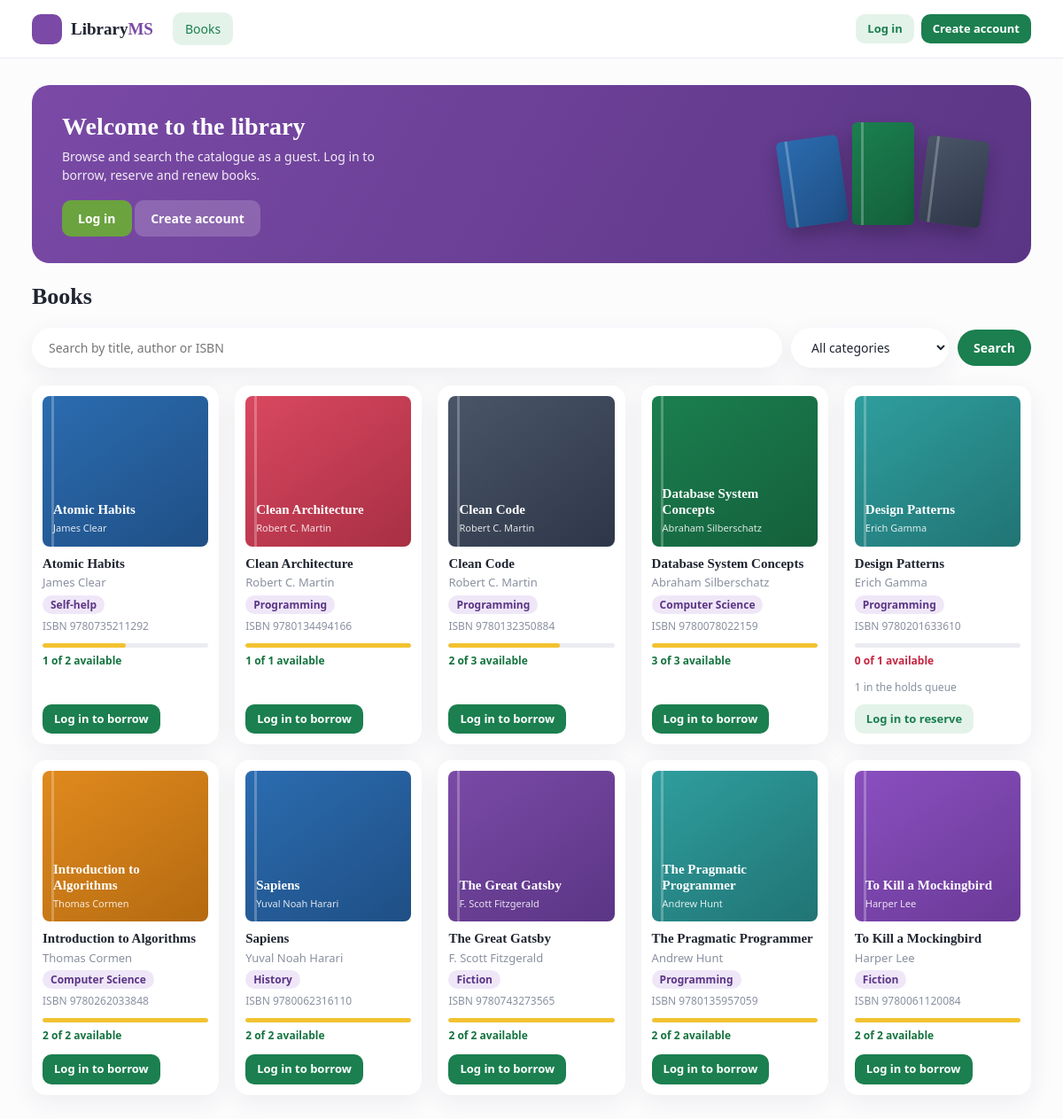
The page / on the database its author committed.
### tables this page shows
CREATE TABLE books (
  id INT AUTO_INCREMENT PRIMARY KEY,
  isbn VARCHAR(20) NOT NULL UNIQUE,
  title VARCHAR(200) NOT NULL,
  author VARCHAR(150) NOT NULL,
  category VARCHAR(80) NOT NULL,
  copies_total INT NOT NULL DEFAULT 1,
  copies_available INT NOT NULL DEFAULT 1,
  created_at TIMESTAMP DEFAULT CURRENT_TIMESTAMP
);

### core/Controller.php (called while the page is built, shortened)
<?php
class Controller
{
    protected function view($view, $data = [])
    {
        extract($data);
        require ROOT . '/app/views/layout/header.php';
        require ROOT . '/app/views/' . $view . '.php';
        require ROOT . '/app/views/layout/footer.php';
    }
}

### app/controllers/BookController.php (called while the page is built, shortened)
<?php
class BookController extends Controller
{
    public function index()
    {
        $q = trim($_GET['q'] ?? '');
        $cat = $_GET['cat'] ?? '';
        $book = new Book();
        $this->view('books/index', [
            'books' => $book->all($q, $cat), 'categories' => $book->categories(), 'q' => $q, 'cat' => $cat,
            'myReady' => (user() && !is_staff()) ? (new Reservation())->readyBookIds((int)user()['id']) : [],
        ]);
    }
}

### index.php (called while the page is built, shortened)
<?php
require ROOT . '/core/helpers.php';
$parts  = explode('/', trim($_GET['url'] ?? '', '/'));
$key    = $parts[0] !== '' ? $parts[0] : (isset($_SESSION['user']) ? 'dashboard' : 'books');
$action = $parts[1] ?? ($key === 'auth' ? 'login' : 'index');
$params = array_slice($parts, 2);
$controller = new $class();
call_user_func_array([$controller, $action], $params);

### core/Model.php (called while the page is built, shortened)
<?php
abstract class Model
{
    protected $db;
    public function __construct()
    {
        $this->db = Database::get();
    }
    protected function many($sql, $params = [])
    {
        $st = $this->db->prepare($sql);
        $st->execute($params);
        return $st->fetchAll();
    }
}

### core/Database.php (called while the page is built)
<?php
class Database
{
    private static $pdo = null;
    public static function get()
    {
        if (self::$pdo === null) {
            $dsn = 'mysql:host=' . DB_HOST . ';dbname=' . DB_NAME . ';charset=utf8mb4';
            self::$pdo = new PDO($dsn, DB_USER, DB_PASS, [
                PDO::ATTR_ERRMODE            => PDO::ERRMODE_EXCEPTION,
                PDO::ATTR_DEFAULT_FETCH_MODE => PDO::FETCH_ASSOC,
                PDO::ATTR_EMULATE_PREPARES   => false,
                PDO::MYSQL_ATTR_INIT_COMMAND => "SET time_zone = '" . DB_TIMEZONE . "'",
            ]);
        }
        return self::$pdo;
    }
}

### app/models/Book.php (called while the page is built, shortened)
<?php
class Book extends Model
{
    public function all($q = '', $category = '')
    {
        $sql = "SELECT b.*,
                       (SELECT COUNT(*) FROM reservations r WHERE r.book_id = b.id AND r.status = 'ready') AS held,
                       (SELECT COUNT(*) FROM reservations r WHERE r.book_id = b.id AND r.status = 'active') AS waiting
                FROM books b WHERE 1 = 1";
        $p = [];
        return $this->many($sql . ' ORDER BY b.title', $p);
    }
}

### app/views/books/index.php (the view, shortened to what this page needs)
<?php if (!user()): ?>
<section class="hero">
  <div class="hero-text">
    <h1>Welcome to the library</h1>
    <p>Browse and search the catalogue as a guest. Log in to borrow, reserve and renew books.</p>
    <a class="btn green" href="<?= url('auth/login') ?>">Log in</a>
    <a class="btn light" href="<?= url('auth/register') ?>">Create account</a>
  </div>
  <div class="hero-art" aria-hidden="true">
    <span class="cover" style="background:<?= ui_cover_color('a') ?>"></span>
    <span class="cover" style="background:<?= ui_cover_color('b') ?>"></span>
    <span class="cover" style="background:<?= ui_cover_color('c') ?>"></span>
  </div>
</section>
<?php endif; ?>
<div class="page-head">
  <h1>Books</h1>
</div>
<form class="tools" method="get" action="<?= BASE_URL ?>/index.php">
  <input class="grow" name="q" value="<?= e($q) ?>" placeholder="Search by title, author or ISBN">
  <select name="cat">
    <option value="">All categories</option>
  </select>
  <button class="btn green">Search</button>
</form>
<div class="books">
<?php foreach ($books as $b): ?>
  <?php
    $total = max(1, (int)$b['copies_total']);
    $held = (int)$b['held'];
    $free = max(0, (int)$b['copies_available'] - $held);
    $mine = in_array((int)$b['id'], $myReady, true);
    $canBorrow = $free > 0 || $mine;
    $pct = (int)round($free / $total * 100);
  ?>
  <article class="book">
    <a class="cardlink" href="<?= url('books/show/' . $b['id']) ?>">
      <div class="cover" style="background:<?= ui_cover_color($b['id']) ?>"><span><?= e($b['title']) ?></span><small><?= e($b['author']) ?></small></div>
      <h3><?= e($b['title']) ?></h3>
    </a>
    <p class="by"><?= e($b['author']) ?></p>
    <p class="meta"><span class="chip"><?= e($b['category']) ?></span><span class="isbn">ISBN <?= e($b['isbn']) ?></span></p>
    <div class="meter"><i class="<?= $free > 0 ? '' : 'none' ?>" style="width:<?= $pct ?>%"></i></div>
    <p class="avail <?= $free > 0 ? 'yes' : 'no' ?>"><?= $free ?> of <?= (int)$b['copies_total'] ?> available</p>
    <?php if ($mine): ?><p class="meta"><span class="pill ok">Held for you</span></p>
    <?php elseif ((int)$b['waiting'] + $held > 0): ?><p class="meta"><?= (int)$b['waiting'] + $held ?> in the holds queue</p><?php endif; ?>
    <div class="actions">
      <?php if (!user()): ?>
        <a class="btn <?= $free > 0 ? 'green' : 'light' ?> sm" href="<?= e(url('auth/login&next=books/show/' . $b['id'])) ?>"><?= $free > 0 ? 'Log in to borrow' : 'Log in to reserve' ?></a>
      <?php elseif ($canBorrow): ?>
        <form method="post" action="<?= url('loans/borrow') ?>">
          <?= csrf_field() ?><input type="hidden" name="book_id" value="<?= (int)$b['id'] ?>"><button class="btn green sm">Borrow</button>
        </form>
      <?php else: ?>
        <form method="post" action="<?= url('loans/reserve') ?>">
          <?= csrf_field() ?><input type="hidden" name="book_id" value="<?= (int)$b['id'] ?>"><button class="btn light sm">Reserve</button>
        </form>
      <?php endif; ?>
    </div>
  </article>
<?php endforeach; ?>
</div>

### public/css/style.css (style rules this page uses)
:root { --bg:#ecebe6; --card:#fff; --soft:#f6f6f9; --text:#1f2430; --muted:#8a90a0; --line:#ebecf2; --green:#1b7f4f; --green2:#e4f3ea; --purple:#7a4aa6; --purple2:#5b3585; --yellow:#f2c230; --okbg:#e3f6ec; --ok:#14733f; --dbg:#fde8ec; --d:#c4243f; --pr:#efe7f8; --prt:#5b3585; --shadow:0 8px 28px rgba(40,40,70,.07); --serif:Georgia,"Times New Roman",serif; }
* { box-sizing:border-box }
body { margin:0;background:var(--bg);color:var(--text);font:14px/1.5 system-ui,-apple-system,"Segoe UI",Roboto,sans-serif }
a { color:var(--green);text-decoration:none }
h1 { font:700 26px/1.2 var(--serif);margin:0 0 6px }
h3 { font:700 15px/1.3 var(--serif);margin:10px 0 2px }
.hero { display:flex;align-items:center;justify-content:space-between;gap:20px;padding:30px 34px;border-radius:20px;color:#fff; background:linear-gradient(120deg,var(--purple),var(--purple2));overflow:hidden;margin-bottom:22px }
.hero h1 { color:#fff;font-size:28px }
.hero p { margin:6px 0 18px;opacity:.9;max-width:380px }
.hero-art { display:flex;align-items:flex-end;gap:10px;padding-right:18px }
.hero-art .cover { width:70px;height:98px;border-radius:6px;box-shadow:0 10px 20px rgba(0,0,0,.25) }
.hero-art .cover:nth-child(1) { transform:rotate(-8deg) }
.hero-art .cover:nth-child(2) { height:116px }
.hero-art .cover:nth-child(3) { transform:rotate(7deg) }
.btn { display:inline-block;border:0;border-radius:10px;padding:10px 18px;font:inherit;font-weight:600;background:var(--green);color:#fff;cursor:pointer;text-align:center }
.btn.light { background:var(--green2);color:var(--green) }
.btn.sm { padding:7px 13px;font-size:13px }
.hero .btn.green { background:#6ba33e;color:#fff }
input,select { font:inherit;width:100%;margin-top:4px;padding:11px 14px;border:1px solid var(--line);border-radius:12px;background:#fff;color:var(--text) }
.tools { display:flex;gap:10px;flex-wrap:wrap;margin-bottom:20px;align-items:center }
.tools input,.tools select { width:auto;margin:0;min-width:170px;border-radius:999px;padding:11px 18px;box-shadow:var(--shadow);border-color:transparent }
.tools .grow { flex:1 }
.tools .btn { border-radius:999px }
.page-head { display:flex;justify-content:space-between;align-items:center;gap:12px;margin-bottom:14px }
.actions { display:flex;gap:6px;align-items:center;flex-wrap:wrap }
.cover { border-radius:8px;color:#fff;display:flex;flex-direction:column;justify-content:flex-end;padding:12px;position:relative;overflow:hidden }
.cover::before { content:"";position:absolute;left:10px;top:0;bottom:0;width:3px;background:rgba(255,255,255,.25) }
.cover span { font:700 15px/1.2 var(--serif);position:relative }
.cover small { font-size:11px;opacity:.85;margin-top:4px;position:relative }
.books { display:grid;grid-template-columns:repeat(auto-fill,minmax(190px,1fr));gap:18px }
.book { background:#fff;border-radius:16px;padding:12px;box-shadow:var(--shadow);display:flex;flex-direction:column }
.book .cover { height:170px }
.book .by { color:var(--muted);margin:0 0 6px;font-size:13px }
.book .meta { color:var(--muted);font-size:12px;margin:0 0 10px }
.isbn { display:block;margin-top:6px }
.chip { background:var(--pr);color:var(--prt);border-radius:999px;padding:2px 9px;font-weight:600;margin-right:4px }
.meter { height:5px;border-radius:5px;background:var(--line);overflow:hidden }
.meter i { display:block;height:100%;background:var(--yellow);border-radius:5px }
.avail { font-size:12px;font-weight:600;margin:6px 0 12px }
.avail.yes { color:var(--ok) }
.avail.no { color:var(--d) }
.book .actions { margin-top:auto }
body:has(.public) { background:#fcfcfd }
.hero .btn.light { background:rgba(255,255,255,.18);color:#fff }
.cardlink { color:inherit;display:block }

### rows shown on the page
books: title "Atomic Habits", author "James Clear", category "Self-help", isbn "9780735211292", copies_available "1", copies_total "2", shows "Log in to borrow"
books: title "Clean Architecture", author "Robert C. Martin", category "Programming", isbn "9780134494166", copies_available "1", copies_total "1", shows "Log in to borrow"
books: title "Clean Code", author "Robert C. Martin", category "Programming", isbn "9780132350884", copies_available "2", copies_total "3", shows "Log in to borrow"
books: title "Database System Concepts", author "Abraham Silberschatz", category "Computer Science", isbn "9780078022159", copies_available "3", copies_total "3", shows "Log in to borrow"
books: title "Design Patterns", author "Erich Gamma", category "Programming", isbn "9780201633610", copies_available "0", copies_total "1", waiting "1", shows "Log in to reserve"
books: title "Introduction to Algorithms", author "Thomas Cormen", category "Computer Science", isbn "9780262033848", copies_available "2", copies_total "2", shows "Log in to borrow"
books: title "Sapiens", author "Yuval Noah Harari", category "History", isbn "9780062316110", copies_available "2", copies_total "2", shows "Log in to borrow"
books: title "The Great Gatsby", author "F. Scott Fitzgerald", category "Fiction", isbn "9780743273565", copies_available "2", copies_total "2", shows "Log in to borrow"
books: title "The Pragmatic Programmer", author "Andrew Hunt", category "Programming", isbn "9780135957059", copies_available "2", copies_total "2", shows "Log in to borrow"
books: title "To Kill a Mockingbird", author "Harper Lee", category "Fiction", isbn "9780061120084", copies_available "2", copies_total "2", shows "Log in to borrow"
